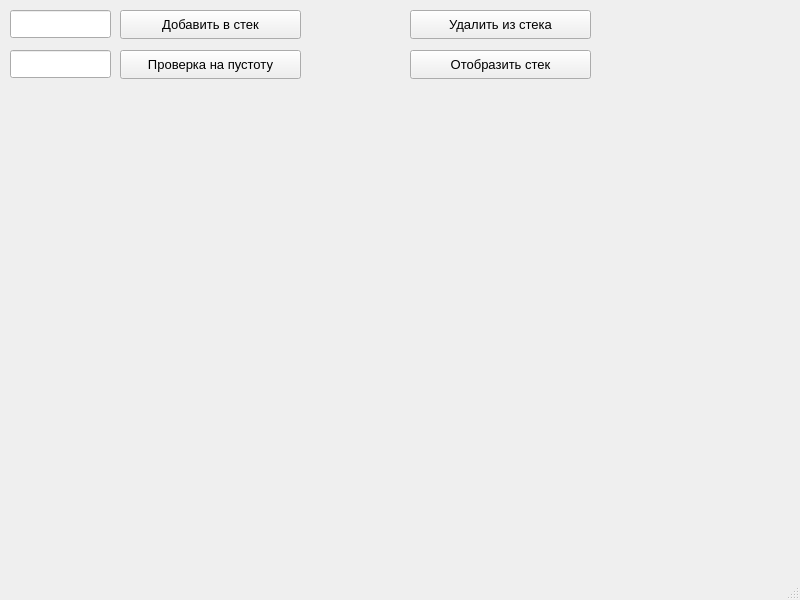
<?xml version="1.0" encoding="UTF-8"?>
<ui version="4.0">
 <class>MainWindow</class>
 <widget class="QMainWindow" name="MainWindow">
  <property name="geometry">
   <rect>
    <x>0</x>
    <y>0</y>
    <width>800</width>
    <height>600</height>
   </rect>
  </property>
  <property name="windowTitle">
   <string>MainWindow</string>
  </property>
  <widget class="QWidget" name="centralwidget">
   <widget class="QLineEdit" name="addLineEdit">
    <property name="geometry">
     <rect>
      <x>10</x>
      <y>10</y>
      <width>101</width>
      <height>28</height>
     </rect>
    </property>
    <property name="font">
     <font>
      <pointsize>10</pointsize>
     </font>
    </property>
   </widget>
   <widget class="QPushButton" name="addPushButton">
    <property name="geometry">
     <rect>
      <x>120</x>
      <y>10</y>
      <width>181</width>
      <height>29</height>
     </rect>
    </property>
    <property name="font">
     <font>
      <pointsize>10</pointsize>
     </font>
    </property>
    <property name="text">
     <string>Добавить в стек</string>
    </property>
   </widget>
   <widget class="QPushButton" name="delPushButton">
    <property name="geometry">
     <rect>
      <x>410</x>
      <y>10</y>
      <width>181</width>
      <height>29</height>
     </rect>
    </property>
    <property name="font">
     <font>
      <pointsize>10</pointsize>
     </font>
    </property>
    <property name="text">
     <string>Удалить из стека</string>
    </property>
   </widget>
   <widget class="QPushButton" name="showPushButton">
    <property name="geometry">
     <rect>
      <x>410</x>
      <y>50</y>
      <width>181</width>
      <height>29</height>
     </rect>
    </property>
    <property name="font">
     <font>
      <pointsize>10</pointsize>
     </font>
    </property>
    <property name="text">
     <string>Отобразить стек</string>
    </property>
   </widget>
   <widget class="QPushButton" name="emptyPushButton">
    <property name="geometry">
     <rect>
      <x>120</x>
      <y>50</y>
      <width>181</width>
      <height>29</height>
     </rect>
    </property>
    <property name="font">
     <font>
      <pointsize>10</pointsize>
     </font>
    </property>
    <property name="text">
     <string>Проверка на пустоту</string>
    </property>
   </widget>
   <widget class="QLineEdit" name="emptyLineEdit">
    <property name="geometry">
     <rect>
      <x>10</x>
      <y>50</y>
      <width>101</width>
      <height>28</height>
     </rect>
    </property>
    <property name="font">
     <font>
      <pointsize>10</pointsize>
     </font>
    </property>
    <property name="readOnly">
     <bool>true</bool>
    </property>
   </widget>
  </widget>
  <widget class="QMenuBar" name="menubar">
   <property name="geometry">
    <rect>
     <x>0</x>
     <y>0</y>
     <width>800</width>
     <height>25</height>
    </rect>
   </property>
  </widget>
  <widget class="QStatusBar" name="statusbar"/>
 </widget>
 <resources/>
 <connections/>
</ui>
